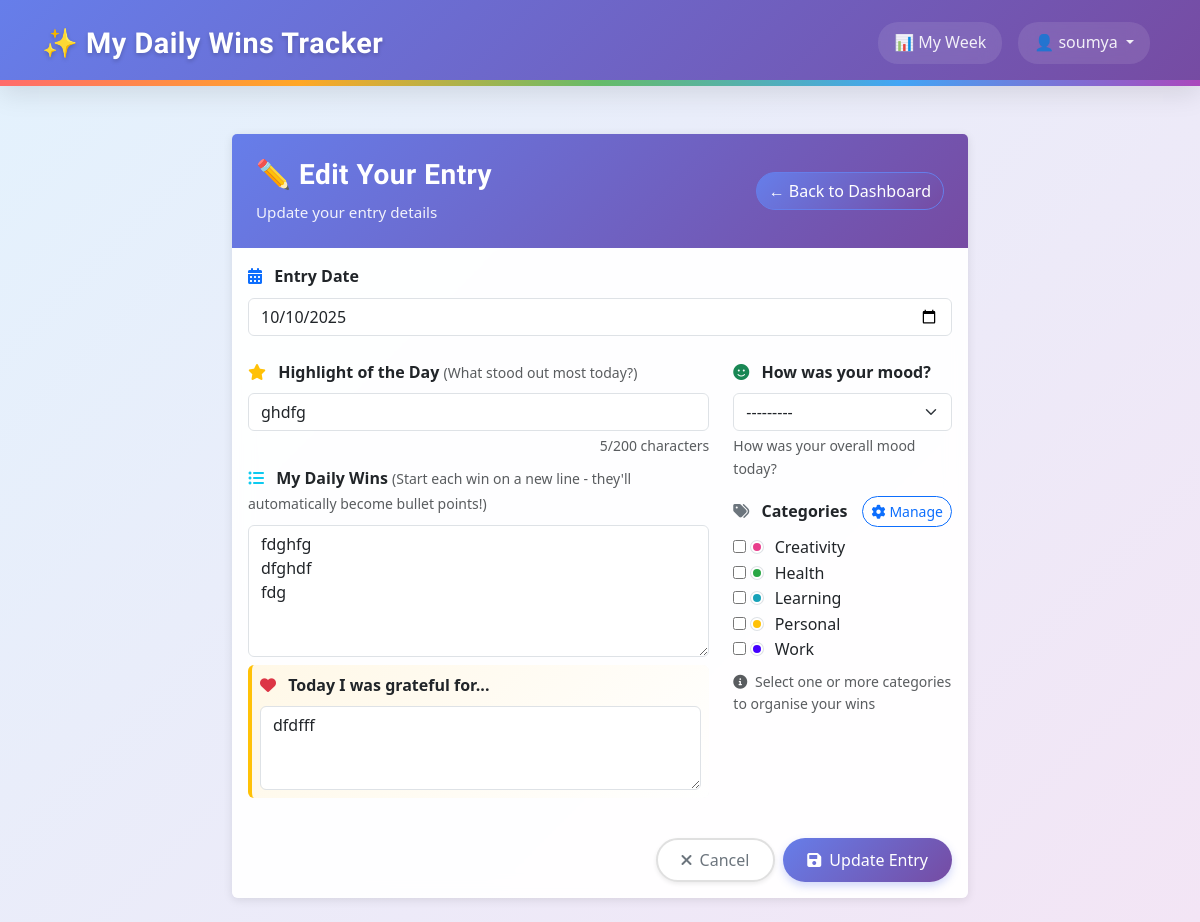
/entries/61/edit/ (signed in), run on an earlier commit of the app's database.
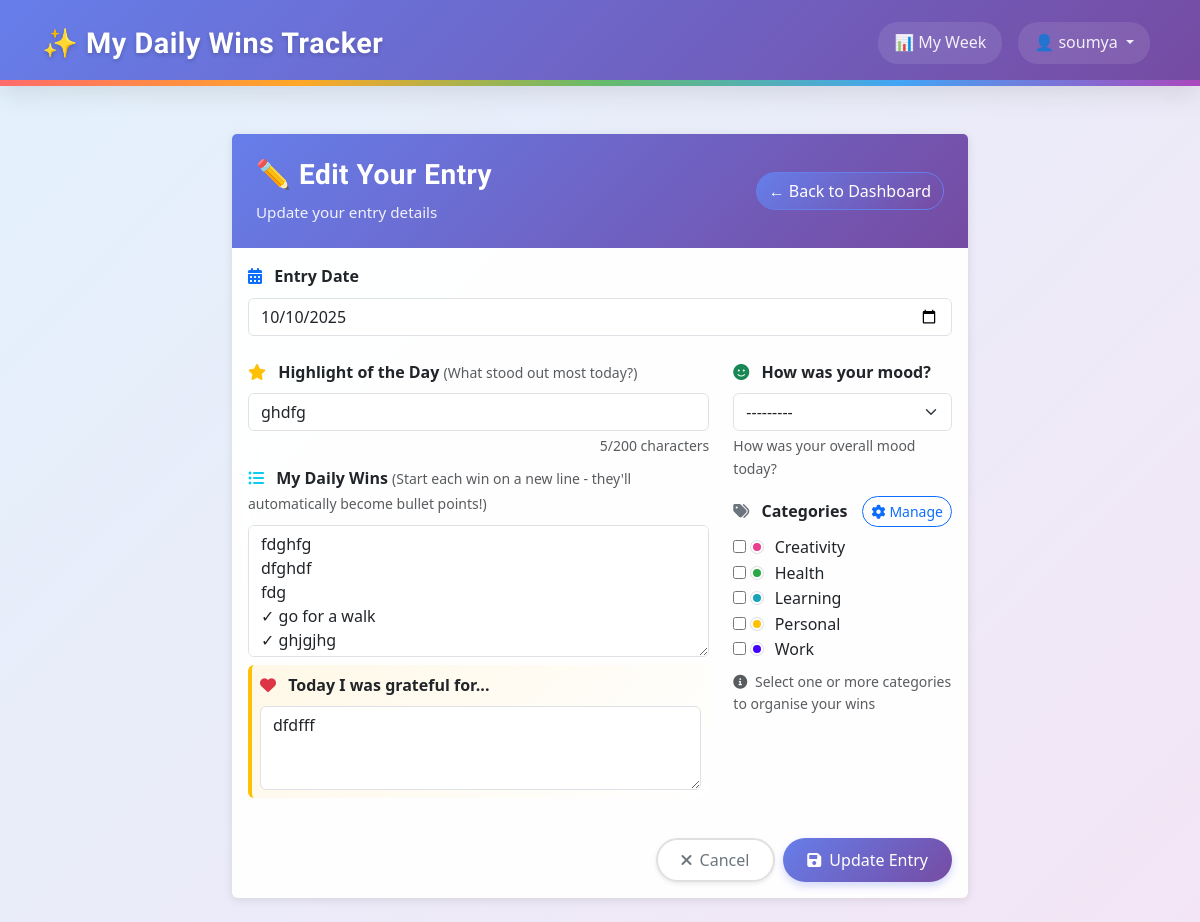
And on a later commit of the database.
### tracker/models.py (models this page shows, shortened)
class Entry(models.Model):
    class MoodChoice(models.IntegerChoices):
        TERRIBLE = 1, '😰 Terrible'
        BAD = 2, '😞 Bad'
        MEH = 3, '😐 Meh'
        OKAY = 4, '🙂 Okay'
        GOOD = 5, '😊 Good'
        GREAT = 6, '😄 Great'
        AMAZING = 7, '🤩 Amazing'
        FANTASTIC = 8, '🥳 Fantastic'
        INCREDIBLE = 9, '✨ Incredible'
        PERFECT = 10, '🌟 Perfect'
    user = models.ForeignKey(User, on_delete=models.CASCADE, related_name='entries')
    entry_date = models.DateField(help_text="The date this entry is for", null=True, blank=True)
    title = models.CharField(max_length=200, blank=True, help_text="Short title for your daily win")
    content = models.TextField(blank=True, help_text="Details about your daily wins")
    mood_rating = models.IntegerField(
        choices=MoodChoice.choices,
        null=True,
        blank=True,
        help_text="How was your mood today?"
    )
    gratitude_text = models.TextField(
        blank=True,
        help_text="Today I was grateful for..."
    )
    date_created = models.DateTimeField(auto_now_add=True)
    date_modified = models.DateTimeField(auto_now=True)
    is_private = models.BooleanField(default=True)
    categories = models.ManyToManyField(
        Category,
        blank=True,
        related_name='entries',
        help_text="Optional categories for this entry"
    )
    class Meta:
        verbose_name_plural = "Entries"
        ordering = ['-entry_date', '-date_created']
        constraints = [
            UniqueConstraint(
                fields=['user', 'entry_date'],
                name='unique_entry_per_user_per_day',
                violation_error_message='You can only have one entry per day.'
            ),
            models.CheckConstraint(
                name='mood_rating_valid_choice',
                check=models.Q(mood_rating__isnull=True) | models.Q(mood_rating__in=[1,2,3,4,5,6,7,8,9,10]),
                violation_error_message='Mood rating must be between 1 and 10.',
            )
        ]
        indexes = [
            models.Index(fields=['user', '-entry_date']),  # Dashboard queries
            models.Index(fields=['user', 'entry_date']),   # Day lookups
            models.Index(fields=['mood_rating']),          # Filtering
        ]

### tracker/views.py (the view)
# urls.py: path("entries/<int:pk>/edit/", views.entry_edit, name="entry_edit"),
@login_required
def entry_edit(request, pk):
    entry = get_object_or_404(Entry, pk=pk, user=request.user)
    if request.method == 'POST':
        form = EntryForm(request.POST, instance=entry, user=request.user)
        if form.is_valid():
            entry = form.save()
            messages.success(request, '✅ Your entry has been updated!')
            return redirect('entry_detail', pk=entry.pk)
    else:
        form = EntryForm(instance=entry, user=request.user)
    context = {
        'form': form,
        'entry': entry,
        'entry_type': 'win',  # Default for display, since entry_type field no longer exists
        'is_editing': True,
    }
    return render(request, 'tracker/entry_form.html', context)

### templates/tracker/entry_form.html (shortened to what the changed rows need)
{% extends "base.html" %}
{% load widget_tweaks %}
{% load win_filters %}
{% load static %}
{% block extra_css %}
<link rel="stylesheet" href="{% static 'css/forms.css' %}">
{% endblock %}
{% block content %}
<div class="row justify-content-center">
    <div class="col-lg-8">
        <div class="card">
            <div class="card-body">
                <form method="post" novalidate>
                    <div class="mb-4">
                        <label for="{{ form.entry_date.id_for_label }}" class="form-label">
                            <i class="fas fa-calendar-alt text-primary me-2"></i>
                            <strong>Entry Date</strong>
                        </label>
                        {{ form.entry_date }}
                    </div>
                    <div class="row">
                        <div class="col-md-8">
                            <div class="mb-2">
                                <label for="{{ form.title.id_for_label }}" class="form-label">
                                    <i class="fas fa-star text-warning me-2"></i>
                                    <strong>Highlight of the Day</strong>
                                    <small class="text-muted">(What stood out most today?)</small>
                                </label>
                                {{ form.title }}
                            </div>
                            <div class="mb-2">
                                <label for="{{ form.content.id_for_label }}" class="form-label">
                                    <i class="fas fa-list-ul text-info me-2"></i>
                                    <strong>My Daily Wins</strong>
                                    <small class="text-muted">(Start each win on a new line - they'll automatically become bullet points!)</small>
                                </label>
                                {{ form.content }}
                            </div>
                            <div class="mb-3">
                                <div class="gratitude-section p-2 bg-light rounded">
                                    <label for="{{ form.gratitude_text.id_for_label }}" class="form-label">
                                        <i class="fas fa-heart text-danger me-2"></i>
                                        <strong>Today I was grateful for...</strong>
                                    </label>
                                    {{ form.gratitude_text }}
                                </div>
                            </div>
                        </div>
                        <div class="col-md-4">
                            <div class="mb-3">
                                <label for="{{ form.mood_rating.id_for_label }}" class="form-label">
                                    <i class="fas fa-smile text-success me-2"></i>
                                    <strong>How was your mood?</strong>
                                </label>
                                {{ form.mood_rating }}
                                {% if form.mood_rating.help_text %}
                                    <div class="form-text">{{ form.mood_rating.help_text }}</div>
                                {% endif %}
                            </div>
                        </div>
                    </div>
                </form>
            </div>
        </div>
    </div>
</div>
{% endblock %}

What changed in the data, as far as the page shows it:
changed Entry "ghdfg": content "fdghfg dfghdf fdg" → "fdghfg dfghdf fdg ✓ go for a walk ✓ ghjgjhg"
